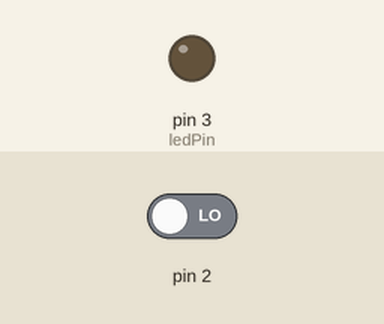
This sketch was run on a simulated Arduino Uno, built with avr-gcc and run on an emulated ATmega328P. Shown: output pins drawn as LEDs (lit = HIGH). The test bench sets the inputs (shaded band); at power-on: pin 2 LOW.

Above: at 1.2 s.
1.3 s: pin 2 driven HIGH
At 2.5 s:
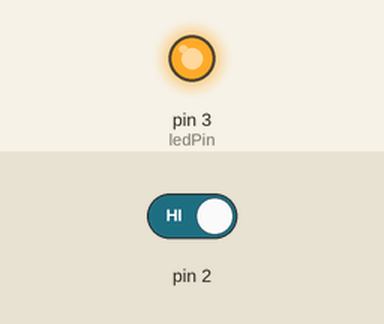
2.8 s: pin 2 driven LOW
At 3.9 s:
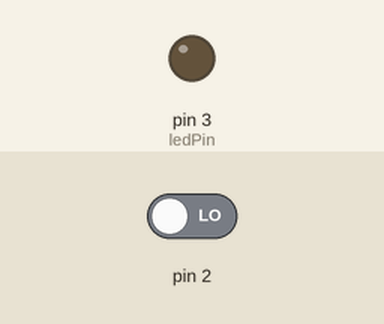
Timing chart, 0 to 5.8 s (numbered marks = the images above; inputs shaded):
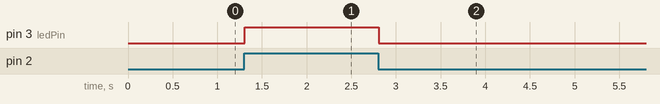

Measured:
- after the input at 1.3 s, pin 3 (ledPin): LOW → HIGH at once
- after the input at 2.8 s, pin 3 (ledPin): HIGH → LOW at once

The sketch:

interrupt.ino
```cpp
int ledPin = 3;
volatile byte state = LOW;

void setup(){
  Serial.begin(9600);
  pinMode(ledPin, OUTPUT);
//  pinMode(2, INPUT);
  attachInterrupt(digitalPinToInterrupt(2), glow, CHANGE);
}

void loop(){
  digitalWrite(ledPin, state);
}

void glow(){
  delay(500);
  state = !state;
  delay(500);
}
```
